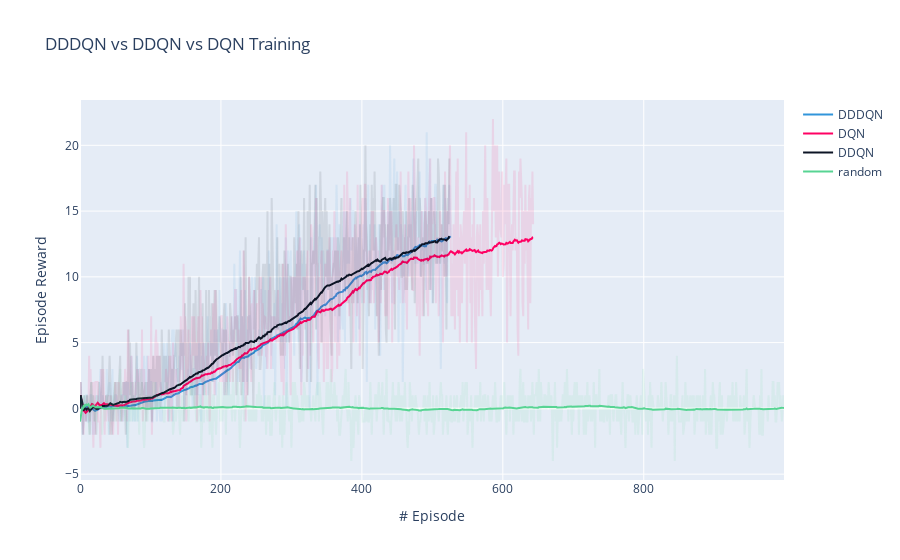

Here is the notebook cell this chart was saved with:
### Code cell
from dqn import  Benchmarks

benchs = Benchmarks()
bench_dict = benchs.load_benchmarks()
benchs.plot_benchs(bench_dict, title='DDDQN vs DDQN vs DQN Training', mean=100, opacity=0.1)

### Figure 1 — Plotly figure (JSON) as saved in the notebook; plotly's stock layout.template omitted (floating-point values rounded to 4 significant figures; data arrays with more than 128 entries replaced by an {"elided": "..."} marker saying what was removed)
{"data": [{"line": {"color": "#3195DA"}, "name": "DDDQN", "opacity": 0.1, "showlegend": false, "type": "scatter", "y": {"elided": "527 int values"}}, {"line": {"color": "#3195DA"}, "name": "DDDQN", "showlegend": true, "type": "scatter", "y": {"elided": "527 float values"}}, {"line": {"color": "#FF0063"}, "name": "DQN", "opacity": 0.1, "showlegend": false, "type": "scatter", "y": {"elided": "644 int values"}}, {"line": {"color": "#FF0063"}, "name": "DQN", "showlegend": true, "type": "scatter", "y": {"elided": "644 float values"}}, {"line": {"color": "#0C1425"}, "name": "DDQN", "opacity": 0.1, "showlegend": false, "type": "scatter", "y": {"elided": "525 int values"}}, {"line": {"color": "#0C1425"}, "name": "DDQN", "showlegend": true, "type": "scatter", "y": {"elided": "525 float values"}}, {"line": {"color": "#57D493"}, "name": "random", "opacity": 0.1, "showlegend": false, "type": "scatter", "y": {"elided": "1000 int values"}}, {"line": {"color": "#57D493"}, "name": "random", "showlegend": true, "type": "scatter", "y": {"elided": "1000 float values"}}], "layout": {"title": {"text": "DDDQN vs DDQN vs DQN Training"}, "xaxis": {"title": {"text": "# Episode"}}, "yaxis": {"title": {"text": "Episode Reward"}}}}
